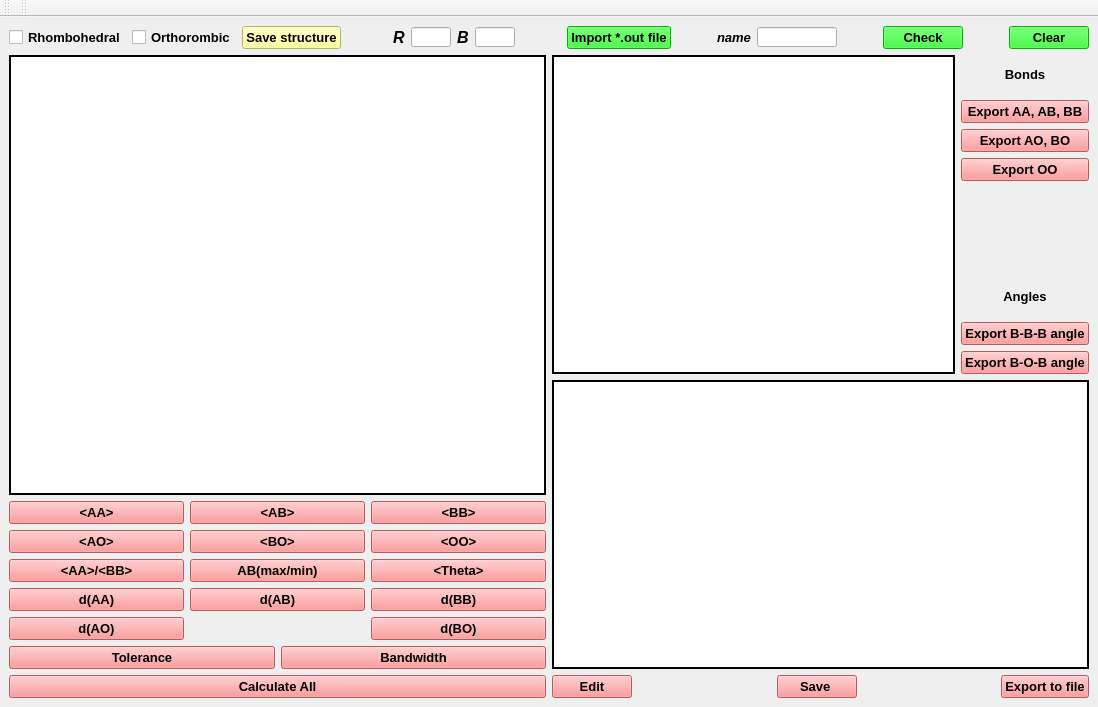
 <widget class="QMainWindow" name="my_window">
  <property name="geometry">
   <rect>
    <x>0</x>
    <y>0</y>
    <width>1098</width>
    <height>707</height>
   </rect>
  </property>
  <property name="sizePolicy">
   <sizepolicy hsizetype="Fixed" vsizetype="Fixed">
    <horstretch>0</horstretch>
    <verstretch>0</verstretch>
   </sizepolicy>
  </property>
  <property name="windowTitle">
   <string>MainWindow</string>
  </property>
  <widget class="QWidget" name="centralwidget">
   <property name="sizeIncrement">
    <size>
     <width>1</width>
     <height>4</height>
    </size>
   </property>
   <property name="baseSize">
    <size>
     <width>931</width>
     <height>756</height>
    </size>
   </property>
   <property name="styleSheet">
    <string notr="true"/>
   </property>
   <layout class="QVBoxLayout" name="verticalLayout_5">
    <item>
     <layout class="QHBoxLayout" name="top_layout">
      <item>
       <layout class="QHBoxLayout" name="save_structureLayout">
        <item>
         <widget class="QCheckBox" name="Rhombohedral">
          <property name="font">
           <font>
            <pointsize>10</pointsize>
            <weight>75</weight>
            <bold>true</bold>
           </font>
          </property>
          <property name="text">
           <string>Rhombohedral</string>
          </property>
          <property name="iconSize">
           <size>
            <width>25</width>
            <height>25</height>
           </size>
          </property>
         </widget>
        </item>
        <item>
         <widget class="QCheckBox" name="Orthorombic">
          <property name="font">
           <font>
            <pointsize>10</pointsize>
            <weight>75</weight>
            <bold>true</bold>
           </font>
          </property>
          <property name="autoFillBackground">
           <bool>false</bool>
          </property>
          <property name="text">
           <string>Orthorombic</string>
          </property>
          <property name="iconSize">
           <size>
            <width>25</width>
            <height>25</height>
           </size>
          </property>
          <property name="checkable">
           <bool>true</bool>
          </property>
          <property name="checked">
           <bool>false</bool>
          </property>
          <property name="tristate">
           <bool>false</bool>
          </property>
         </widget>
        </item>
        <item>
         <widget class="QPushButton" name="Save_structure">
          <property name="enabled">
           <bool>true</bool>
          </property>
          <property name="font">
           <font>
            <pointsize>10</pointsize>
            <weight>75</weight>
            <bold>true</bold>
           </font>
          </property>
          <property name="styleSheet">
           <string notr="true">background-color: rgb(255, 255, 127);</string>
          </property>
          <property name="text">
           <string>Save structure</string>
          </property>
         </widget>
        </item>
       </layout>
      </item>
      <item>
       <spacer name="horizontalSpacer">
        <property name="orientation">
         <enum>Qt::Horizontal</enum>
        </property>
        <property name="sizeHint" stdset="0">
         <size>
          <width>30</width>
          <height>20</height>
         </size>
        </property>
       </spacer>
      </item>
      <item>
       <layout class="QHBoxLayout" name="horizontalLayout">
        <item>
         <widget class="QLabel" name="R">
          <property name="font">
           <font>
            <pointsize>12</pointsize>
            <weight>75</weight>
            <italic>true</italic>
            <bold>true</bold>
           </font>
          </property>
          <property name="lineWidth">
           <number>2</number>
          </property>
          <property name="text">
           <string>R</string>
          </property>
         </widget>
        </item>
        <item>
         <widget class="QLineEdit" name="get_R">
          <property name="sizePolicy">
           <sizepolicy hsizetype="Fixed" vsizetype="Fixed">
            <horstretch>0</horstretch>
            <verstretch>0</verstretch>
           </sizepolicy>
          </property>
          <property name="maximumSize">
           <size>
            <width>40</width>
            <height>20</height>
           </size>
          </property>
          <property name="font">
           <font>
            <pointsize>10</pointsize>
           </font>
          </property>
         </widget>
        </item>
        <item>
         <widget class="QLabel" name="B">
          <property name="font">
           <font>
            <pointsize>12</pointsize>
            <weight>75</weight>
            <italic>true</italic>
            <bold>true</bold>
           </font>
          </property>
          <property name="lineWidth">
           <number>2</number>
          </property>
          <property name="text">
           <string>B</string>
          </property>
         </widget>
        </item>
        <item>
         <widget class="QLineEdit" name="get_B">
          <property name="sizePolicy">
           <sizepolicy hsizetype="Fixed" vsizetype="Fixed">
            <horstretch>0</horstretch>
            <verstretch>0</verstretch>
           </sizepolicy>
          </property>
          <property name="maximumSize">
           <size>
            <width>40</width>
            <height>20</height>
           </size>
          </property>
          <property name="sizeIncrement">
           <size>
            <width>1</width>
            <height>10</height>
           </size>
          </property>
          <property name="font">
           <font>
            <pointsize>10</pointsize>
           </font>
          </property>
         </widget>
        </item>
       </layout>
      </item>
      <item>
       <spacer name="horizontalSpacer_2">
        <property name="orientation">
         <enum>Qt::Horizontal</enum>
        </property>
        <property name="sizeHint" stdset="0">
         <size>
          <width>18</width>
          <height>20</height>
         </size>
        </property>
       </spacer>
      </item>
      <item>
       <layout class="QHBoxLayout" name="horizontalLayout_2">
        <item>
         <widget class="QPushButton" name="import_out_button">
          <property name="font">
           <font>
            <pointsize>10</pointsize>
            <weight>75</weight>
            <bold>true</bold>
           </font>
          </property>
          <property name="styleSheet">
           <string notr="true">background-color: rgb(0, 255, 0);
border-color: rgb(0, 0, 255);</string>
          </property>
          <property name="text">
           <string>Import *.out file</string>
          </property>
          <property name="iconSize">
           <size>
            <width>25</width>
            <height>25</height>
           </size>
          </property>
         </widget>
        </item>
        <item>
         <spacer name="horizontalSpacer_3">
          <property name="orientation">
           <enum>Qt::Horizontal</enum>
          </property>
          <property name="sizeHint" stdset="0">
           <size>
            <width>40</width>
            <height>20</height>
           </size>
          </property>
         </spacer>
        </item>
        <item>
         <widget class="QLabel" name="name">
          <property name="font">
           <font>
            <pointsize>10</pointsize>
            <weight>75</weight>
            <italic>true</italic>
            <bold>true</bold>
           </font>
          </property>
          <property name="lineWidth">
           <number>2</number>
          </property>
          <property name="text">
           <string>name</string>
          </property>
         </widget>
        </item>
        <item>
         <widget class="QLineEdit" name="get_name">
          <property name="sizePolicy">
           <sizepolicy hsizetype="Fixed" vsizetype="Fixed">
            <horstretch>0</horstretch>
            <verstretch>0</verstretch>
           </sizepolicy>
          </property>
          <property name="maximumSize">
           <size>
            <width>80</width>
            <height>20</height>
           </size>
          </property>
          <property name="sizeIncrement">
           <size>
            <width>1</width>
            <height>10</height>
           </size>
          </property>
          <property name="font">
           <font>
            <pointsize>12</pointsize>
            <weight>75</weight>
            <bold>true</bold>
           </font>
          </property>
         </widget>
        </item>
        <item>
         <spacer name="horizontalSpacer_4">
          <property name="orientation">
           <enum>Qt::Horizontal</enum>
          </property>
          <property name="sizeHint" stdset="0">
           <size>
            <width>40</width>
            <height>20</height>
           </size>
          </property>
         </spacer>
        </item>
        <item>
         <widget class="QPushButton" name="Check_buttom">
          <property name="sizePolicy">
           <sizepolicy hsizetype="Fixed" vsizetype="Fixed">
            <horstretch>0</horstretch>
            <verstretch>0</verstretch>
           </sizepolicy>
          </property>
          <property name="font">
           <font>
            <pointsize>10</pointsize>
            <weight>75</weight>
            <bold>true</bold>
           </font>
          </property>
          <property name="styleSheet">
           <string notr="true">background-color: rgb(0, 255, 0);
border-color: rgb(0, 0, 255);</string>
          </property>
          <property name="text">
           <string>Check</string>
          </property>
          <property name="iconSize">
           <size>
            <width>25</width>
            <height>25</height>
           </size>
          </property>
         </widget>
        </item>
        <item>
         <spacer name="horizontalSpacer_7">
          <property name="orientation">
           <enum>Qt::Horizontal</enum>
          </property>
          <property name="sizeHint" stdset="0">
           <size>
            <width>40</width>
            <height>20</height>
           </size>
          </property>
         </spacer>
        </item>
        <item>
         <widget class="QPushButton" name="clear_but">
          <property name="font">
           <font>
            <pointsize>10</pointsize>
            <weight>75</weight>
            <bold>true</bold>
           </font>
          </property>
          <property name="styleSheet">
           <string notr="true">background-color: rgb(0, 255, 0);
border-color: rgb(0, 0, 255);</string>
          </property>
          <property name="text">
           <string>Clear</string>
          </property>
         </widget>
        </item>
       </layout>
      </item>
     </layout>
    </item>
    <item>
     <layout class="QHBoxLayout" name="bot_layout">
      <item>
       <layout class="QVBoxLayout" name="left_panel">
        <item>
         <widget class="QTextEdit" name="import_results_textedit">
          <property name="enabled">
           <bool>true</bool>
          </property>
          <property name="font">
           <font>
            <pointsize>10</pointsize>
           </font>
          </property>
          <property name="frameShape">
           <enum>QFrame::Box</enum>
          </property>
          <property name="frameShadow">
           <enum>QFrame::Plain</enum>
          </property>
          <property name="lineWidth">
           <number>2</number>
          </property>
          <property name="lineWrapMode">
           <enum>QTextEdit::WidgetWidth</enum>
          </property>
         </widget>
        </item>
        <item>
         <layout class="QVBoxLayout" name="button_layout">
          <item>
           <layout class="QGridLayout" name="gridLayout">
            <item row="0" column="0">
             <widget class="QPushButton" name="ave_AA">
              <property name="font">
               <font>
                <pointsize>10</pointsize>
                <weight>75</weight>
                <bold>true</bold>
               </font>
              </property>
              <property name="styleSheet">
               <string notr="true">background-color: rgb(255, 127, 127);
alternate-background-color: rgb(0, 255, 0);</string>
              </property>
              <property name="text">
               <string>&lt;AA&gt;</string>
              </property>
             </widget>
            </item>
            <item row="0" column="1">
             <widget class="QPushButton" name="ave_AB">
              <property name="font">
               <font>
                <pointsize>10</pointsize>
                <weight>75</weight>
                <bold>true</bold>
               </font>
              </property>
              <property name="styleSheet">
               <string notr="true">background-color: rgb(255, 127, 127);
alternate-background-color: rgb(0, 255, 0);</string>
              </property>
              <property name="text">
               <string>&lt;AB&gt;</string>
              </property>
             </widget>
            </item>
            <item row="0" column="2">
             <widget class="QPushButton" name="ave_BB">
              <property name="font">
               <font>
                <pointsize>10</pointsize>
                <weight>75</weight>
                <bold>true</bold>
               </font>
              </property>
              <property name="styleSheet">
               <string notr="true">background-color: rgb(255, 127, 127);
alternate-background-color: rgb(0, 255, 0);</string>
              </property>
              <property name="text">
               <string>&lt;BB&gt;</string>
              </property>
             </widget>
            </item>
            <item row="1" column="0">
             <widget class="QPushButton" name="ave_AO">
              <property name="font">
               <font>
                <pointsize>10</pointsize>
                <weight>75</weight>
                <bold>true</bold>
               </font>
              </property>
              <property name="styleSheet">
               <string notr="true">background-color: rgb(255, 127, 127);
alternate-background-color: rgb(0, 255, 0);</string>
              </property>
              <property name="text">
               <string>&lt;AO&gt;</string>
              </property>
             </widget>
            </item>
            <item row="1" column="1">
             <widget class="QPushButton" name="ave_BO">
              <property name="font">
               <font>
                <pointsize>10</pointsize>
                <weight>75</weight>
                <bold>true</bold>
               </font>
              </property>
              <property name="styleSheet">
               <string notr="true">background-color: rgb(255, 127, 127);
alternate-background-color: rgb(0, 255, 0);</string>
              </property>
              <property name="text">
               <string>&lt;BO&gt;</string>
              </property>
             </widget>
            </item>
            <item row="1" column="2">
             <widget class="QPushButton" name="ave_OO">
              <property name="font">
               <font>
                <pointsize>10</pointsize>
                <weight>75</weight>
                <bold>true</bold>
               </font>
              </property>
              <property name="styleSheet">
               <string notr="true">background-color: rgb(255, 127, 127);
alternate-background-color: rgb(0, 255, 0);</string>
              </property>
              <property name="text">
               <string>&lt;OO&gt;</string>
              </property>
             </widget>
            </item>
           </layout>
          </item>
          <item>
           <layout class="QHBoxLayout" name="ave_2">
            <item>
             <widget class="QPushButton" name="ave_AA_BB">
              <property name="font">
               <font>
                <pointsize>10</pointsize>
                <weight>75</weight>
                <bold>true</bold>
               </font>
              </property>
              <property name="styleSheet">
               <string notr="true">background-color: rgb(255, 127, 127);
alternate-background-color: rgb(0, 255, 0);</string>
              </property>
              <property name="text">
               <string>&lt;AA&gt;/&lt;BB&gt;</string>
              </property>
             </widget>
            </item>
            <item>
             <widget class="QPushButton" name="maxmin_AB">
              <property name="font">
               <font>
                <pointsize>10</pointsize>
                <weight>75</weight>
                <bold>true</bold>
               </font>
              </property>
              <property name="styleSheet">
               <string notr="true">background-color: rgb(255, 127, 127);
alternate-background-color: rgb(0, 255, 0);</string>
              </property>
              <property name="text">
               <string>AB(max/min)</string>
              </property>
             </widget>
            </item>
            <item>
             <widget class="QPushButton" name="ave_Theta">
              <property name="font">
               <font>
                <pointsize>10</pointsize>
                <weight>75</weight>
                <bold>true</bold>
               </font>
              </property>
              <property name="styleSheet">
               <string notr="true">background-color: rgb(255, 127, 127);
alternate-background-color: rgb(0, 255, 0);</string>
              </property>
              <property name="text">
               <string>&lt;Theta&gt;</string>
              </property>
             </widget>
            </item>
           </layout>
          </item>
          <item>
           <layout class="QGridLayout" name="deform">
            <item row="0" column="0">
             <widget class="QPushButton" name="def_AA">
              <property name="font">
               <font>
                <pointsize>10</pointsize>
                <weight>75</weight>
                <bold>true</bold>
               </font>
              </property>
              <property name="styleSheet">
               <string notr="true">background-color: rgb(255, 127, 127);
alternate-background-color: rgb(0, 255, 0);</string>
              </property>
              <property name="text">
               <string>d(AA)</string>
              </property>
             </widget>
            </item>
            <item row="0" column="1">
             <widget class="QPushButton" name="def_AB">
              <property name="font">
               <font>
                <pointsize>10</pointsize>
                <weight>75</weight>
                <bold>true</bold>
               </font>
              </property>
              <property name="styleSheet">
               <string notr="true">background-color: rgb(255, 127, 127);
alternate-background-color: rgb(0, 255, 0);</string>
              </property>
              <property name="text">
               <string>d(AB)</string>
              </property>
             </widget>
            </item>
            <item row="0" column="2">
             <widget class="QPushButton" name="def_BB">
              <property name="font">
               <font>
                <pointsize>10</pointsize>
                <weight>75</weight>
                <bold>true</bold>
               </font>
              </property>
              <property name="styleSheet">
               <string notr="true">background-color: rgb(255, 127, 127);
alternate-background-color: rgb(0, 255, 0);</string>
              </property>
              <property name="text">
               <string>d(BB)</string>
              </property>
             </widget>
            </item>
            <item row="1" column="0">
             <widget class="QPushButton" name="def_AO">
              <property name="font">
               <font>
                <pointsize>10</pointsize>
                <weight>75</weight>
                <bold>true</bold>
               </font>
              </property>
              <property name="styleSheet">
               <string notr="true">background-color: rgb(255, 127, 127);
alternate-background-color: rgb(0, 255, 0);</string>
              </property>
              <property name="text">
               <string>d(AO)</string>
              </property>
             </widget>
            </item>
            <item row="1" column="2">
             <widget class="QPushButton" name="def_BO">
              <property name="font">
               <font>
                <pointsize>10</pointsize>
                <weight>75</weight>
                <bold>true</bold>
               </font>
              </property>
              <property name="styleSheet">
               <string notr="true">background-color: rgb(255, 127, 127);
alternate-background-color: rgb(0, 255, 0);</string>
              </property>
              <property name="text">
               <string>d(BO)</string>
              </property>
             </widget>
            </item>
           </layout>
          </item>
          <item>
           <layout class="QHBoxLayout" name="band_toleran">
            <item>
             <widget class="QPushButton" name="tolerance_factor">
              <property name="font">
               <font>
                <pointsize>10</pointsize>
                <weight>75</weight>
                <bold>true</bold>
               </font>
              </property>
              <property name="styleSheet">
               <string notr="true">background-color: rgb(255, 127, 127);
alternate-background-color: rgb(0, 255, 0);</string>
              </property>
              <property name="text">
               <string>Tolerance</string>
              </property>
             </widget>
            </item>
            <item>
             <widget class="QPushButton" name="bandwidth">
              <property name="font">
               <font>
                <pointsize>10</pointsize>
                <weight>75</weight>
                <bold>true</bold>
               </font>
              </property>
              <property name="styleSheet">
               <string notr="true">background-color: rgb(255, 127, 127);
alternate-background-color: rgb(0, 255, 0);</string>
              </property>
              <property name="text">
               <string>Bandwidth</string>
              </property>
             </widget>
            </item>
           </layout>
          </item>
          <item>
           <widget class="QPushButton" name="Calculate_all">
            <property name="font">
             <font>
              <pointsize>10</pointsize>
              <weight>75</weight>
              <bold>true</bold>
             </font>
            </property>
            <property name="styleSheet">
             <string notr="true">background-color: rgb(255, 127, 127);
alternate-background-color: rgb(0, 255, 0);</string>
            </property>
            <property name="text">
             <string>Calculate All</string>
            </property>
           </widget>
          </item>
         </layout>
        </item>
       </layout>
      </item>
      <item>
       <layout class="QHBoxLayout" name="horizontalLayout_4"/>
      </item>
      <item>
       <layout class="QVBoxLayout" name="right_layout">
        <item>
         <layout class="QHBoxLayout" name="horizontalLayout_3">
          <item>
           <widget class="QTextEdit" name="variables">
            <property name="font">
             <font>
              <pointsize>10</pointsize>
             </font>
            </property>
            <property name="styleSheet">
             <string notr="true"/>
            </property>
            <property name="frameShape">
             <enum>QFrame::Box</enum>
            </property>
            <property name="frameShadow">
             <enum>QFrame::Plain</enum>
            </property>
            <property name="lineWidth">
             <number>2</number>
            </property>
           </widget>
          </item>
          <item>
           <layout class="QVBoxLayout" name="verticalLayout">
            <item>
             <widget class="QLabel" name="label_3">
              <property name="font">
               <font>
                <pointsize>10</pointsize>
                <weight>75</weight>
                <bold>true</bold>
                <strikeout>false</strikeout>
                <kerning>true</kerning>
               </font>
              </property>
              <property name="text">
               <string>Bonds</string>
              </property>
              <property name="alignment">
               <set>Qt::AlignCenter</set>
              </property>
             </widget>
            </item>
            <item>
             <widget class="QPushButton" name="Export_AA_AB_BB">
              <property name="font">
               <font>
                <pointsize>10</pointsize>
                <weight>75</weight>
                <bold>true</bold>
               </font>
              </property>
              <property name="styleSheet">
               <string notr="true">background-color: rgb(255, 127, 127);</string>
              </property>
              <property name="text">
               <string>Export AA, AB, BB</string>
              </property>
             </widget>
            </item>
            <item>
             <widget class="QPushButton" name="Export_AO_BO">
              <property name="font">
               <font>
                <pointsize>10</pointsize>
                <weight>75</weight>
                <bold>true</bold>
               </font>
              </property>
              <property name="styleSheet">
               <string notr="true">background-color: rgb(255, 127, 127);</string>
              </property>
              <property name="text">
               <string>Export AO, BO</string>
              </property>
             </widget>
            </item>
            <item>
             <widget class="QPushButton" name="Export_OO">
              <property name="font">
               <font>
                <pointsize>10</pointsize>
                <weight>75</weight>
                <bold>true</bold>
               </font>
              </property>
              <property name="styleSheet">
               <string notr="true">background-color: rgb(255, 127, 127);</string>
              </property>
              <property name="text">
               <string>Export OO</string>
              </property>
             </widget>
            </item>
            <item>
             <widget class="QLabel" name="label_4">
              <property name="text">
               <string/>
              </property>
             </widget>
            </item>
            <item>
             <widget class="QLabel" name="label_2">
              <property name="text">
               <string/>
              </property>
             </widget>
            </item>
            <item>
             <widget class="QLabel" name="label">
              <property name="font">
               <font>
                <pointsize>10</pointsize>
                <weight>75</weight>
                <bold>true</bold>
                <strikeout>false</strikeout>
                <kerning>true</kerning>
               </font>
              </property>
              <property name="text">
               <string>Angles</string>
              </property>
              <property name="alignment">
               <set>Qt::AlignCenter</set>
              </property>
             </widget>
            </item>
            <item>
             <widget class="QPushButton" name="Angle_B_B_B">
              <property name="font">
               <font>
                <pointsize>10</pointsize>
                <weight>75</weight>
                <bold>true</bold>
               </font>
              </property>
              <property name="styleSheet">
               <string notr="true">background-color: rgb(255, 127, 127);</string>
              </property>
              <property name="text">
               <string>Export B-B-B angle</string>
              </property>
             </widget>
            </item>
            <item>
             <widget class="QPushButton" name="Angle_B_O_B">
              <property name="font">
               <font>
                <pointsize>10</pointsize>
                <weight>75</weight>
                <bold>true</bold>
               </font>
              </property>
              <property name="styleSheet">
               <string notr="true">background-color: rgb(255, 127, 127);</string>
              </property>
              <property name="text">
               <string>Export B-O-B angle</string>
              </property>
             </widget>
            </item>
           </layout>
          </item>
         </layout>
        </item>
        <item>
         <layout class="QVBoxLayout" name="verticalLayout_2">
          <item>
           <widget class="QTextEdit" name="calculated">
            <property name="font">
             <font>
              <pointsize>10</pointsize>
             </font>
            </property>
            <property name="autoFillBackground">
             <bool>false</bool>
            </property>
            <property name="styleSheet">
             <string notr="true"/>
            </property>
            <property name="frameShape">
             <enum>QFrame::Box</enum>
            </property>
            <property name="frameShadow">
             <enum>QFrame::Plain</enum>
            </property>
            <property name="lineWidth">
             <number>2</number>
            </property>
           </widget>
          </item>
          <item>
           <layout class="QHBoxLayout" name="Report_buttom_layout">
            <item>
             <widget class="QPushButton" name="Edit_results">
              <property name="font">
               <font>
                <pointsize>10</pointsize>
                <weight>75</weight>
                <bold>true</bold>
               </font>
              </property>
              <property name="styleSheet">
               <string notr="true">background-color: rgb(255, 127, 127);
alternate-background-color: rgb(0, 255, 0);</string>
              </property>
              <property name="text">
               <string>Edit</string>
              </property>
             </widget>
            </item>
            <item>
             <spacer name="horizontalSpacer_5">
              <property name="orientation">
               <enum>Qt::Horizontal</enum>
              </property>
              <property name="sizeHint" stdset="0">
               <size>
                <width>40</width>
                <height>20</height>
               </size>
              </property>
             </spacer>
            </item>
            <item>
             <widget class="QPushButton" name="Save_results">
              <property name="font">
               <font>
                <pointsize>10</pointsize>
                <weight>75</weight>
                <bold>true</bold>
               </font>
              </property>
              <property name="styleSheet">
               <string notr="true">background-color: rgb(255, 127, 127);
alternate-background-color: rgb(0, 255, 0);</string>
              </property>
              <property name="text">
               <string>Save </string>
              </property>
             </widget>
            </item>
            <item>
             <spacer name="horizontalSpacer_6">
              <property name="orientation">
               <enum>Qt::Horizontal</enum>
              </property>
              <property name="sizeHint" stdset="0">
               <size>
                <width>40</width>
                <height>20</height>
               </size>
              </property>
             </spacer>
            </item>
            <item>
             <widget class="QPushButton" name="export_to_file">
              <property name="font">
               <font>
                <pointsize>10</pointsize>
                <weight>75</weight>
                <bold>true</bold>
               </font>
              </property>
              <property name="styleSheet">
               <string notr="true">background-color: rgb(255, 127, 127);
alternate-background-color: rgb(0, 255, 0);</string>
              </property>
              <property name="text">
               <string>Export to file</string>
              </property>
             </widget>
            </item>
           </layout>
          </item>
         </layout>
        </item>
       </layout>
      </item>
     </layout>
    </item>
   </layout>
  </widget>
  <widget class="QToolBar" name="toolBar">
   <property name="windowTitle">
    <string>toolBar</string>
   </property>
   <attribute name="toolBarArea">
    <enum>TopToolBarArea</enum>
   </attribute>
   <attribute name="toolBarBreak">
    <bool>false</bool>
   </attribute>
  </widget>
  <widget class="QToolBar" name="toolBar_2">
   <property name="windowTitle">
    <string>toolBar_2</string>
   </property>
   <attribute name="toolBarArea">
    <enum>TopToolBarArea</enum>
   </attribute>
   <attribute name="toolBarBreak">
    <bool>false</bool>
   </attribute>
  </widget>
 </widget>
